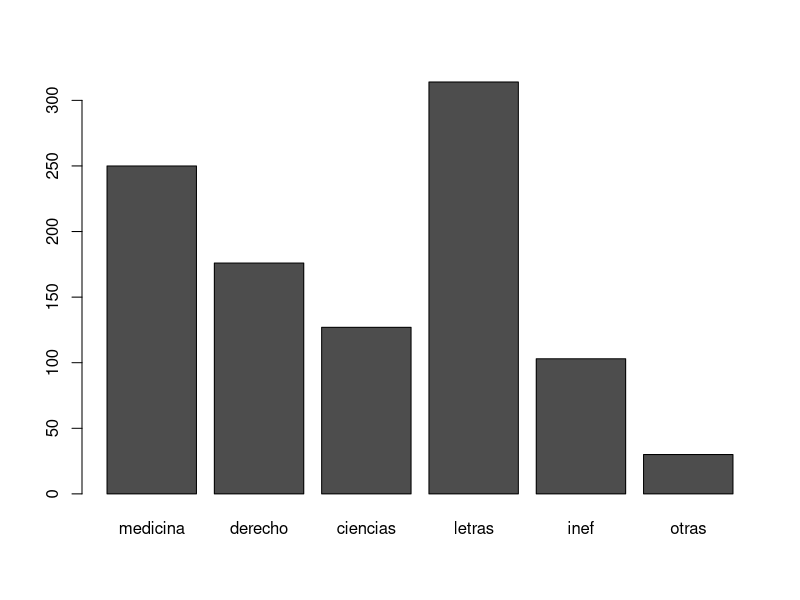
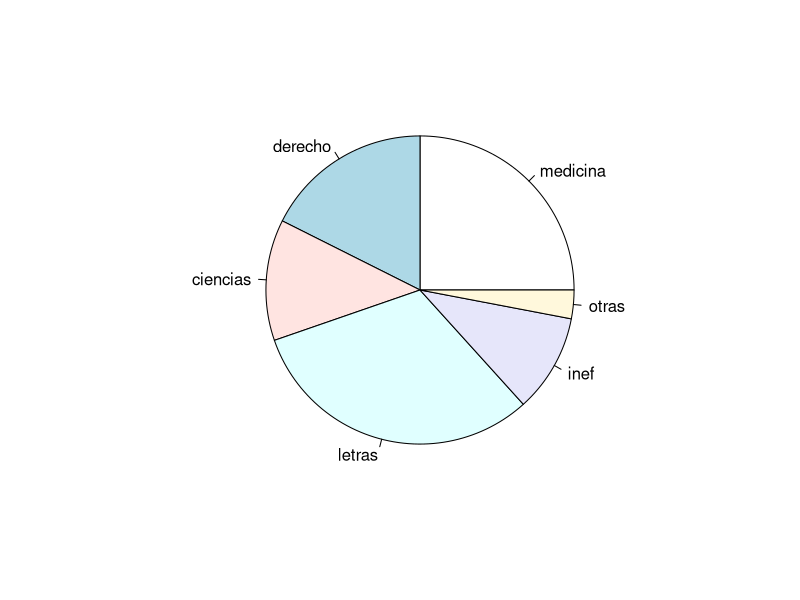
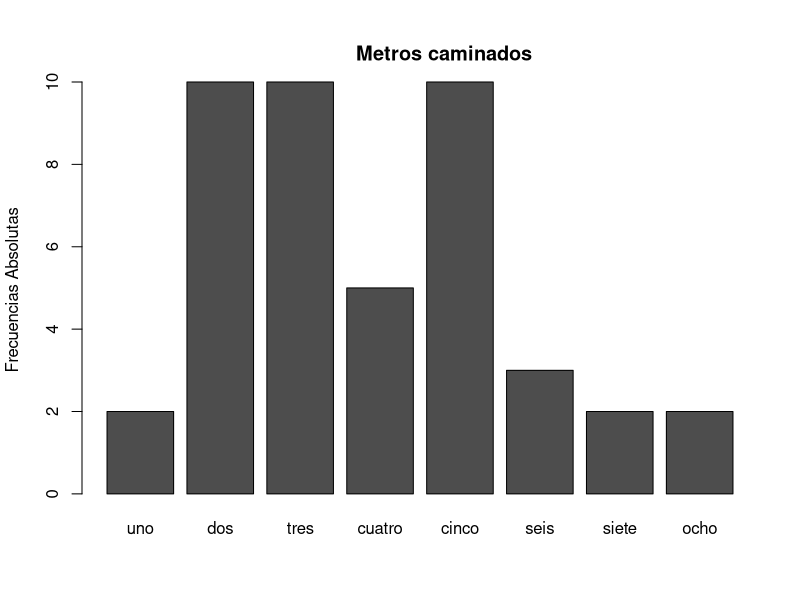
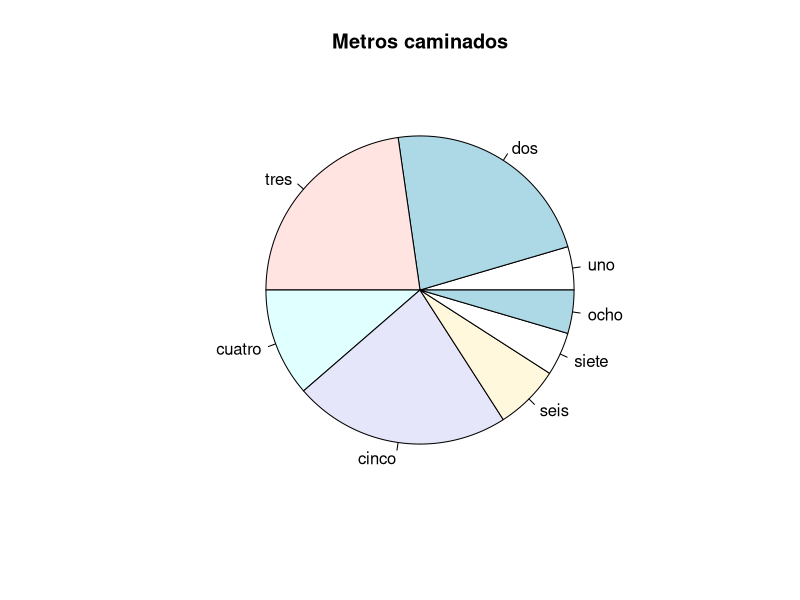
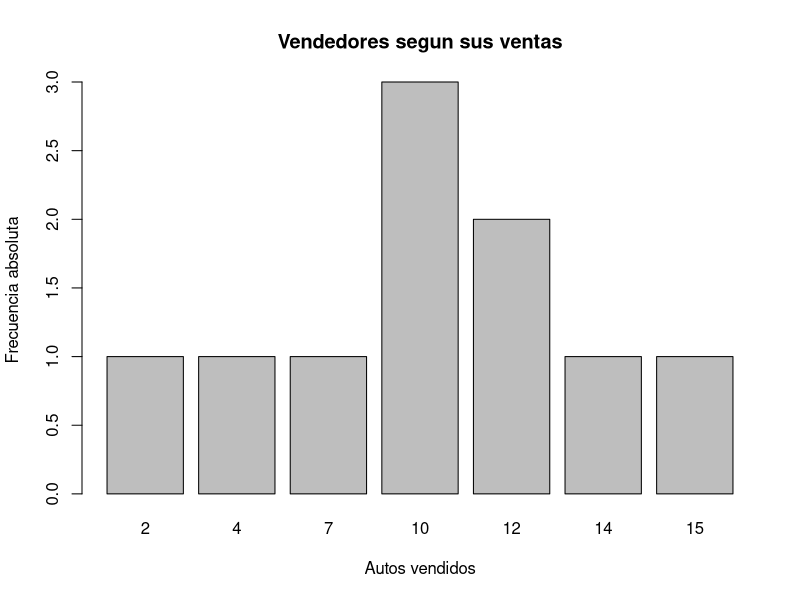
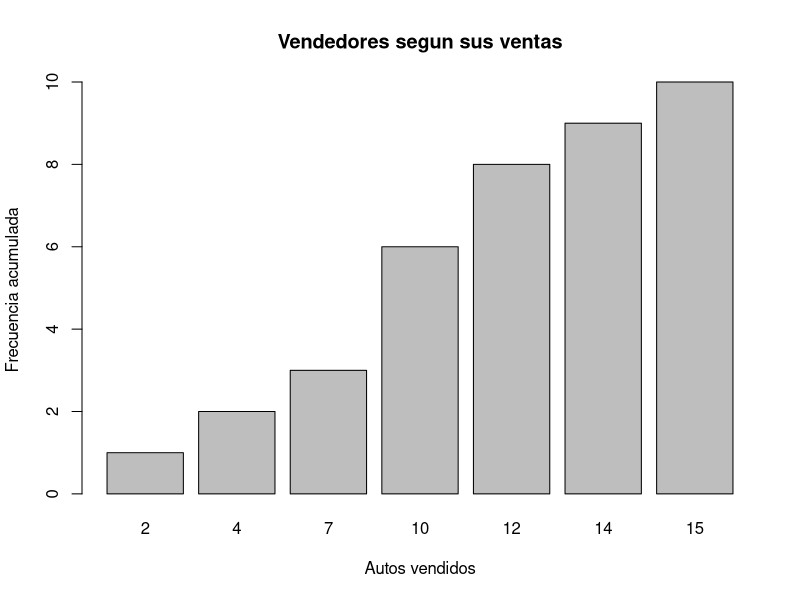
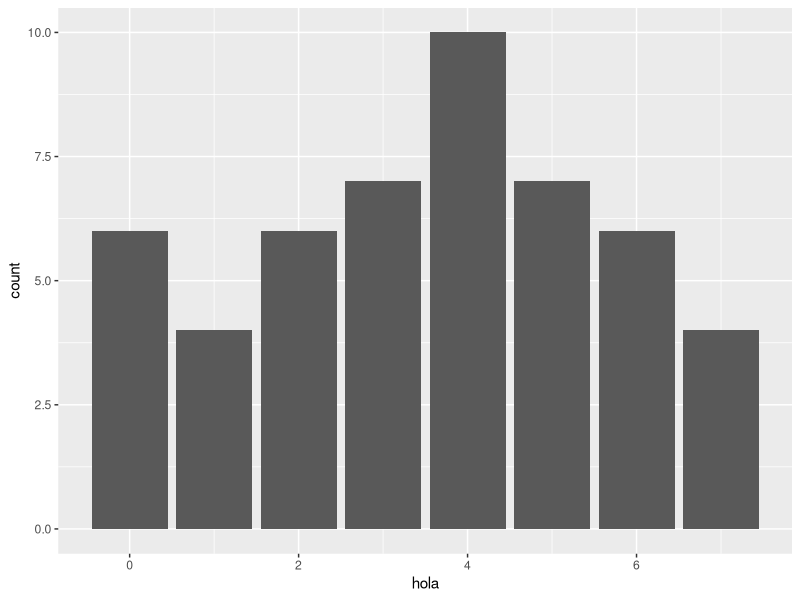
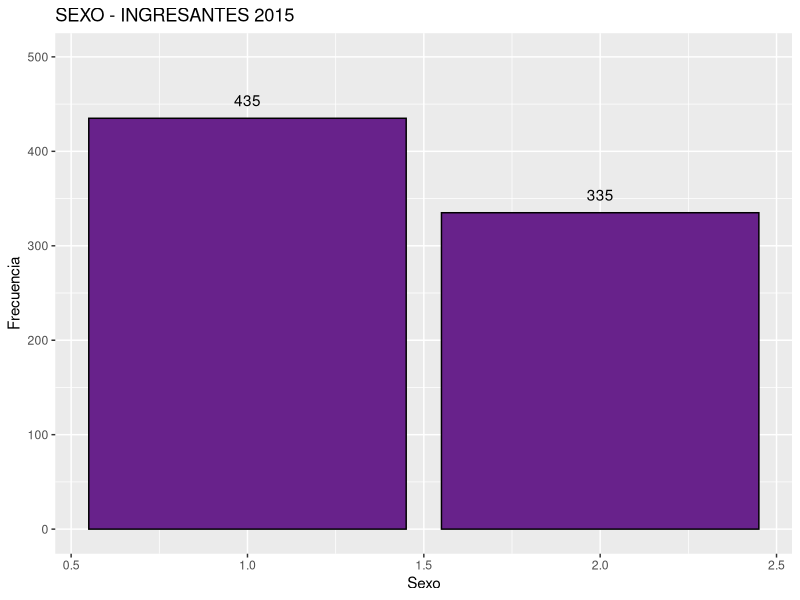

These charts were generated, in order, by the following R code:
# Los alumnos del último curso de bachillerato de un Instituto 
# eligen carrera según los datos de la tabla siguiente 
# Construir la distribución de frecuencias adecuada para la variable 
# carrera elegida por los alumnos y realizar los gráficos pertinentes 
# que la representen
medicina <- 250
derecho <- 176
ciencias <- 127
letras <- 314
inef <- 103
otras <- 30
carreras <- cbind(medicina, derecho, ciencias, letras, inef, otras)
barplot(carreras)
pie(carreras, labels = c("medicina", "derecho", "ciencias", "letras", "inef", "otras"))

# En una clínica se han registrado durante un mes las longitudes
# en metros que los niños andan el primer día que comienzan a 
# caminar, obteniéndose los siguientes resultados:

# Construir la distribución de frecuencias adecuada para la variable
# logitud y realizar los gráficos pertinentes que la representen
n_niños <- c(2, 10, 10, 5, 10, 3, 2, 2)
uno <- 2
dos <- 10
tres <- 10
cuatro <- 5
cinco <- 10
seis <- 3
siete <- 2
ocho <- 2

frecuencia <- cbind(uno, dos, tres, cuatro, cinco, seis, siete, ocho)
nombres <- c("uno", "dos", "tres", "cuatro", "cinco", "seis", "siete", "ocho")

barplot(frecuencia, ylab = "Frecuencias Absolutas", main = "
        Metros caminados")
pie(frecuencia, labels = nombres, main = "Metros caminados")




# El número de automóviles que vendió cada uno de los 10 
# vendedores de una distribuidora en un mes especifico
# fueron: 
autos_vendidos <- c(2, 4, 7, 10, 12, 10, 14, 10, 15, 12)
fabs <- table(autos_vendidos)
fabs
barplot(fabs, xlab="Autos vendidos", ylab = "Frecuencia absoluta",main = "Vendedores segun sus ventas")
f_abs_acu <- cumsum(fabs)
f_abs_acu
barplot(f_abs_acu, xlab="Autos vendidos", ylab="Frecuencia acumulada", main="Vendedores segun sus ventas")
media <- mean(autos_vendidos)
# El promedio de autos vendido por los vendedores es
media
#defino la funcion moda que sobre una muestra, arma un tabla 
# y devuelve la etiqueta del valor mas representativo
moda_fun <- function(x) {return(as.numeric(names(which.max(table(x)))))}
moda <- moda_fun(autos_vendidos)
# El valor que mas veces mas se repitede autos vendidos por vendeor
moda
mediana <- median(autos_vendidos)
# EL valor central de la muesta es
mediana
# El valor tendencia central que dsescribe mejor el volumen de 
# ventas por vendedor es el promedio


# para calcular la varianza utilizamos la funcion var()
varianza <- var(autos_vendidos)
# el valor de varianza es
varianza

# 1.6
# La siguiente distribución de frecuencias corresponde al número
# de litros de cerveza consumidos por cada una de 50
# familias en una semana determinada.

# Este vector contiene los litros de cerveza de la escala
nombres <- c(0, 1, 2, 3, 4, 5, 6, 7)
frecuencias <- c(6, 10, 16, 23, 33, 40, 46, 50)


crear_muestra <- function(valores,frecuencias){
  muestra <- c()
  for (n in c(1:length(valores))){
    for (x in c(1:frecuencias[n])) {
      muestra <- c(muestra , valores[n])
    }
  }
  return(muestra)
}  
  
mi_muestra <- crear_muestra(valores = nombres,frecuencias = frecuencias)


valores6 <- c(0, 1, 2, 3, 4, 5, 6, 7)
f_acu6 <- c(6, 10, 16, 23, 33, 40, 46, 50)
f_abs6 <- c()
for (n in c(1:length(f_acu6))) {
  f_abs6 <- c(f_abs6, f_acu6[n] - f_acu6[n - 1])
}
f_abs6


# Esta es un función para crear las muestras a partir de los valores y sus frecuencias.
crear_muestra <- function(valores,frecuencias){
  muestra <- c()
  for (n in c(1:length(valores))){
    for (x in c(1:frecuencias[n])) {
      muestra <- c(muestra , valores[n])
    }
  }
  return(muestra)
}
# Esta función sirve para obtener la frecuencia absuluta de la frecuencia acumulada
acu_a_abs <- function(f_acu){
  f_abs <- c()
  for (n in c(1:length(f_acu))) {
    if (n == 1){
      f_abs <- c(f_abs, f_acu[n])
    }else {
      f_abs <- c(f_abs, f_acu[n] - f_acu[n - 1])
    }
  }
  return(f_abs)
}

# Función de la moda, con una ditribucion muestral
moda_fun <- function(x) {
  return(as.numeric(names(which.max(table(x)))))
}
# Función del calculo de la covarianza
cv <- function(x, y) {return(as.numeric(x / y * 100))}
install.packages("ggplot2")
library(ggplot2)

  

# valores de la variable
nombres6 <- c(0, 1, 2, 3, 4, 5, 6, 7)
# frecuencias acumulada
fa6 <- c(6, 10, 16, 23, 33, 40, 46, 50)
# frecuencias absolutas
f6 <- acu_a_abs(fa6)
# Frecuencias relativas
fr6 <- f6 / margin.table(f6)
# Frecuencias relativas absolutas
fra6 <- cumsum(fr6)
t6 <- cbind(nombres6, f6, fa6, fr6, fra6)
rownames(t6) <- nombres6
t6

m6 <- crear_muestra(nombres6, f6)
"El valor de la media es:"
media6 <- mean(m6)
media6
"El valor de la moda es:"
moda6 <- moda_fun(m6)
moda6
"El valor de la mediana es:"
mediana6 <- median(6)
mediana6
df6 <- data.frame(hola = m6)

library(ggplot2)

ggplot(df6, aes(x = hola)) + 
  geom_bar() 
#  stat_count(aes(y=..count..,label=..count..),geom="text",vjust=-1)

datos <- data.frame(Sexo=c(rep(1,435), rep(2, 335)),  stringsAsFactors = FALSE)
ggplot(datos,aes(x=Sexo)) +
  geom_bar(fill="darkorchid4",color="black") +
  labs(title="SEXO - INGRESANTES 2015",x="Sexo",y="Frecuencia") +
  stat_count(aes(y=..count..,label=..count..),geom="text",vjust=-1) +
  coord_cartesian(ylim=c(-1,500))
datos




